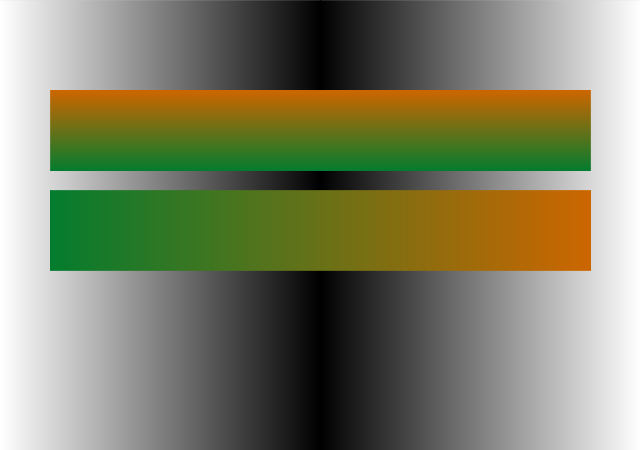
Frame 1 (no input)
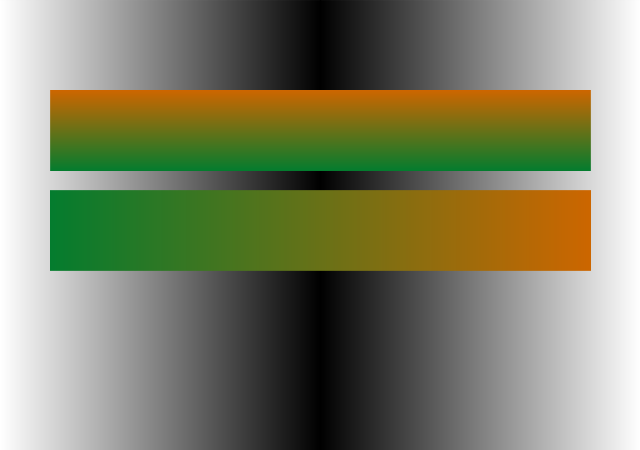
Frame 2 (the mouse pressed at the canvas centre, redrawn once)

The Processing sketch that drew these frames (run headless with seeded random() and noise(); the mouse was pressed at the canvas centre and the sketch redrawn once):

// Processing sketch: creative_coding_three
// ── creative_coding_three.pde
//yinqi huang

int yx = 1; //y axis
int xx = 2; //x axis
color a1, a2, b1, b2;

void setup() {
  size(640, 450);
  //colors
  a1 = color(255);
  a2 = color(0);
  b1 = color(#CC6600);
  b2 = color(#047C2E);
  noLoop();
}

void draw() {
  //set up the funchtion gardient
  GD(0,0, width/2, 500, a1, a2, xx);
  GD(width/2, 0, width/2, 500, a2, a1, xx);
  GD(50, 90, 540, 80, b1, b2, yx);
  GD(50, 190, 540, 80, b2, b1, xx);
}

void GD(int x, int y, float q,float h, color b1, color b2, int ax) {
  noFill();
  if (ax == yx) { 
    for (int i = y; i <= y + h; i++) {
      float inter = map(i, y, y + h, 0, 1);
      color b = lerpColor(b1, b2, inter);
      stroke(b);
      line(x, i, x + q, i);
    }
  }  
 else if (ax == xx) {  
    for (int i = x; i <= x + q; i++) {
      float inter = map(i, x, x + q, 0, 1);
      color b = lerpColor(b1, b2, inter);
      stroke(b);
      line(i, y, i, y + h);
    }
  }
}
